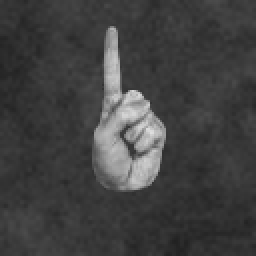
#> input picture Datos-Fuentes/Datos/Fingers/fingers/test/390c55b1-172c-42a2-b793-4fd1f95e8524_1L.png, 128 x 128 px, given in place of 1L.png, which was not available (shown 2 times larger)
$ jupyter execute ej10a.ipynb   (text cells are left out)
#> lines starting #> are read from the running program, lines starting #| are printed output that depends on the picture; after the words box and inside, x2 and y2 are one past the last pixel; in counts of white or black regions, pixels touching at a corner belong together; long printed decimals are rounded; pictures that were not available may be replaced by others from this repository, and a replacement may not be noted
[cell 1]
# configuración para notebook con instalación LOCAL
FUENTES_DIR  = '../../Datos-Fuentes/Fuentes/'     # carpeta donde se encuentran archivos .py auxiliares
DATOS_DIR    = '../../Datos-Fuentes/Datos/'      # carpeta donde se encuentran los datasets
MODELOS_DIR  = '../Modelos/'    # carpeta donde se encuentran los modelos
ARCHIVOs_DIR = '../Archivos/'   # carpeta recuperar o copiar archivos

# agrega ruta de busqueda donde tenemos archivos .py
import sys
sys.path.append(FUENTES_DIR)

[cell 2]
from skimage.measure import regionprops, find_contours
from skimage.filters import threshold_otsu
from skimage.morphology import closing, square
from skimage.segmentation import clear_border
from skimage import io
import matplotlib.pyplot as plt
import matplotlib.patches as mpatches
import plotly.graph_objects as go
import pandas as pd
import numpy as np
import glob
import math

arch_img = DATOS_DIR + '/Fingers/fingers/train/1L.png'
imagen = io.imread(arch_img)
#> imagen is the input picture: shape (128, 128); min 33, max 223, mean 65.1

# busca umbral global con método estadístico de Otsu
umbral = threshold_otsu(imagen)
#> umbral = 108

# binariza la imagen
imagen_bn = (imagen > umbral)*1
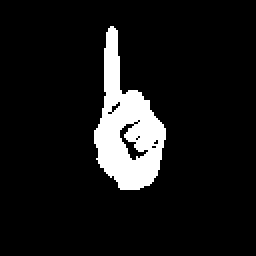
#> imagen_bn: shape (128, 128) int64 (shown 2 times larger); values 0 (black) and 1 (white), 9.1% white; 1 white region, box (x1, y1, x2, y2) and area: (47, 13, 83, 95) 1483

# cierra pequeños huecos/cortes que pudiera tener la imagen de la mano
imagen_bn = closing(imagen_bn, square(3))
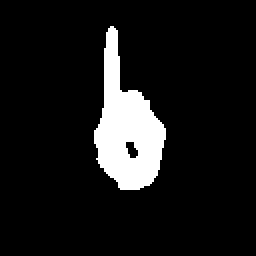
#> imagen_bn: shape (128, 128) int64 (shown 2 times larger); values 0 (black) and 1 (white), 9.5% white; 1 white region

# remueve artefactos que pudiera tener la imagen en los bordes
imagen_lista = clear_border(imagen_bn)

# obtiene valores geométricos a partir de las regiones (objetos "aislados") en la imagen
regiones = regionprops(imagen_lista)
#> regiones = 1 regions; box (x1, y1, x2, y2) and area: (47, 13, 83, 95) 1550

# datos de la primera región. Debería ser la única si la mano fue segmentada correctamente
region = regiones[0]

for prop in region:
  if prop not in ['convex_image', 'coords', 'image_filled', 'image', 'image_convex', 'moments', 'moments_central', 'moments_normalized', 'moments_hu']:
    print('%20s:    '% prop, region[prop])
#> this loop made 30 passes
#|                 area:     1550.0
#|            area_bbox:     2952.0
#|          area_convex:     1939.0
#|          area_filled:     1583.0
#|    axis_major_length:     75.144
#|    axis_minor_length:     32.266
#|                 bbox:     (13, 47, 95, 83)
#|             centroid:     (63.636, 62.962)
#> (further printed lines are left out)

[cell 3]
fig, axs = plt.subplots(1,3, figsize=(10,5))
axs[0].imshow(imagen, cmap='gray')
axs[1].imshow(imagen_bn, cmap='gray')

contour = find_contours(imagen_bn, 0.5)[0]
#> contour = 241 pairs, first value 12.5 to 94.5, second value 46.5 to 82.5
y, x = contour.T
#> y = 241 values, max 94.5 at index 0, min 12.5 at index 115, mean 57.64; x = 241 values, max 82.5 at index 196, min 46.5 at index 48, mean 61.83

axs[2].plot(x, y.max()-y)
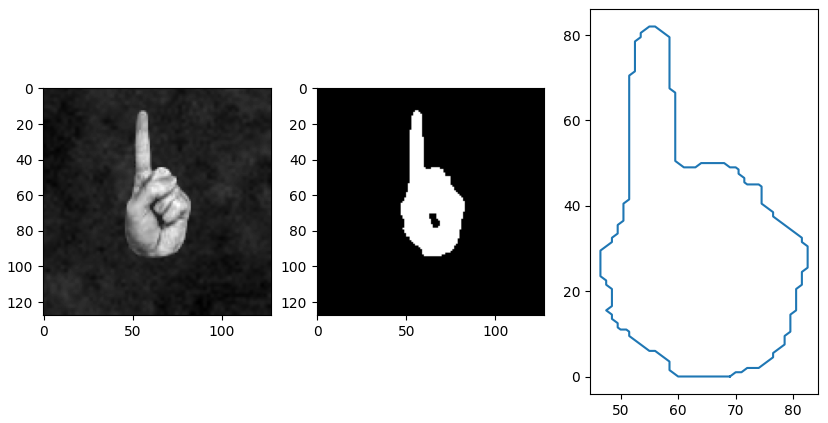
#> figure drawn by matplotlib, 3 panels

[cell 4]
def plot_grayscale_surface(img, escala):

#> called with escala = 0.1
    height, width = img.shape  # Dimensiones de la imagen
#> height = 128; width = 128

    # Crea una malla de coordenadas
    x = np.linspace(0, width - 1, width)
#> x = 128 values from 0 to 127
    y = np.linspace(0, height - 1, height)
#> y = 128 values from 0 to 127
    x, y = np.meshgrid(x, y)

    # Crea la superficie 3D
    fig = go.Figure(data=[go.Surface(z=img*escala, x=x, y=y, colorscale='Gray', cmin=0, cmax=255*escala)])

    # Actualiza el diseño de la figura
    fig.update_layout(
        title='Superficie de  Imagen en Escala de Grises',
        scene=dict(
            xaxis_title='Ancho',
            yaxis_title='Alto',
            zaxis_title='Intensidad de Gris',
        ),
        width=700,  # Ancho de la figura
        height=700,  # Altura de la figura
        margin=dict(l=50, r=0, b=0, t=50)  # Márgenes de la figura
    )

    fig.show()

# Muestra plot de imagen, escala reduce la intensidad (y la altura) para mejor visualización
plot_grayscale_surface(imagen, escala=0.1)

$ run again, on Datos-Fuentes/Datos/Fingers/test/1272cd3c-cf03-4e5d-8da4-e7a2af2f6de9_3L.png
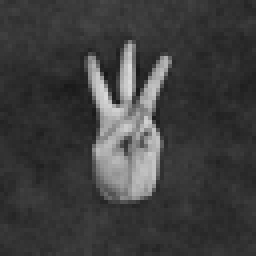
#> input picture Datos-Fuentes/Datos/Fingers/test/1272cd3c-cf03-4e5d-8da4-e7a2af2f6de9_3L.png, 64 x 64 px, given in place of 1L.png, which was not available (shown 4 times larger)
#> imagen is the input picture: shape (64, 64); min 22, max 218, mean 62.2
#> umbral = 104
#> `imagen_bn = closing(imagen_bn, square(3))`:
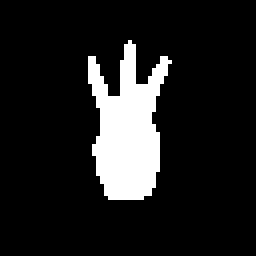
#> imagen_bn: shape (64, 64) int64 (shown 4 times larger); values 0 (black) and 1 (white), 12.2% white; 1 white region
#> regiones = 1 regions; box (x1, y1, x2, y2) and area: (22, 10, 43, 50) 501
#> the loop `for prop in region:` made 30 passes
#> (printed output is left out)
#> contour = 165 pairs, first value 9.5 to 49.5, second value 21.5 to 42.5
#> `y, x = contour.T`: y = 165 values, max 49.5 at index 0, min 9.5 at index 88, mean 27.17; x = 165 values, max 42.5 at index 118, min 21.5 at index 47, mean 31.42
#> `[cell 3] fig, axs = plt.subplots(1,3, figsize=(10,5)) axs[0].imshow(im..`:
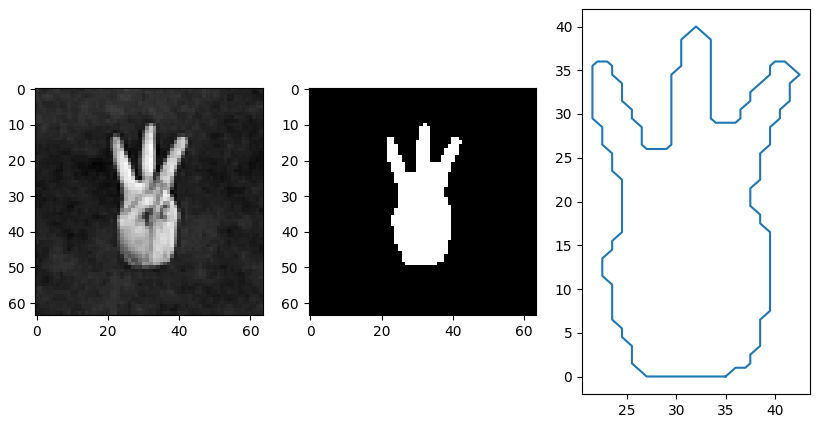
#> figure drawn by matplotlib, 3 panels

$ run again, on Datos-Fuentes/Datos/Fingers/test/5d9fc0e8-8522-43dd-b351-6bc9554555b6_3R.png
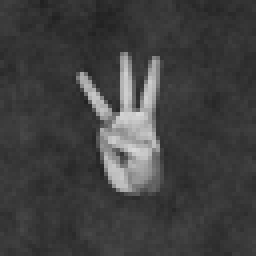
#> input picture Datos-Fuentes/Datos/Fingers/test/5d9fc0e8-8522-43dd-b351-6bc9554555b6_3R.png, 64 x 64 px, given in place of 1L.png, which was not available (shown 4 times larger)
#> imagen is the input picture: shape (64, 64); min 33, max 217, mean 64.3
#> umbral = 110
#> `imagen_bn = closing(imagen_bn, square(3))`:
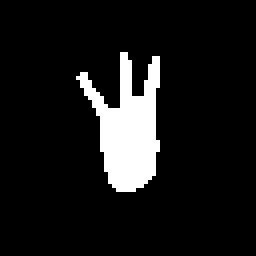
#> imagen_bn: shape (64, 64) int64 (shown 4 times larger); values 0 (black) and 1 (white), 9.4% white; 1 white region
#> regiones = 1 regions; box (x1, y1, x2, y2) and area: (19, 13, 40, 48) 387
#> the loop `for prop in region:` made 30 passes
#> (printed output is left out)
#> contour = 153 pairs, first value 12.5 to 47.5, second value 18.5 to 39.5
#> `y, x = contour.T`: y = 153 values, max 47.5 at index 0, min 12.5 at index 79, mean 27.48; x = 153 values, max 39.5 at index 110, min 18.5 at index 43, mean 30.71
#> `[cell 3] fig, axs = plt.subplots(1,3, figsize=(10,5)) axs[0].imshow(im..`:
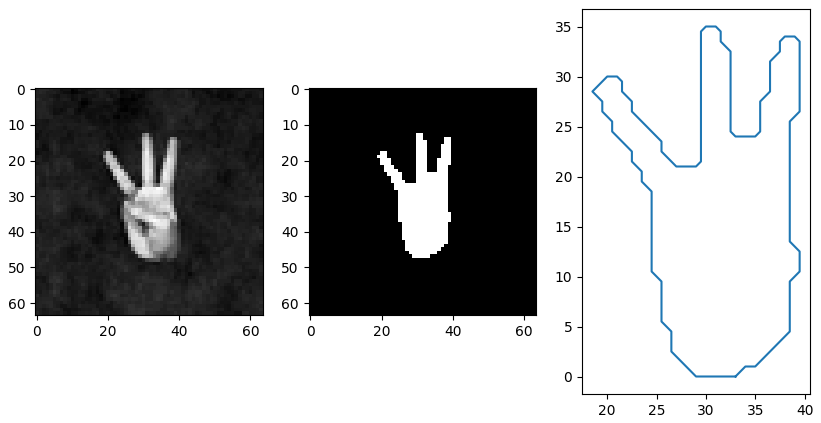
#> figure drawn by matplotlib, 3 panels
